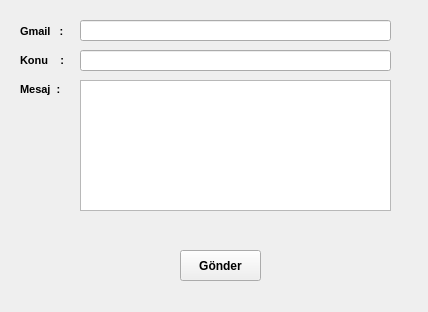
<?xml version="1.0" encoding="UTF-8"?>
<ui version="4.0">
 <class>Form</class>
 <widget class="QWidget" name="Form">
  <property name="geometry">
   <rect>
    <x>0</x>
    <y>0</y>
    <width>428</width>
    <height>312</height>
   </rect>
  </property>
  <property name="windowTitle">
   <string>Form</string>
  </property>
  <widget class="QWidget" name="verticalLayoutWidget">
   <property name="geometry">
    <rect>
     <x>20</x>
     <y>20</y>
     <width>51</width>
     <height>81</height>
    </rect>
   </property>
   <layout class="QVBoxLayout" name="verticalLayout">
    <item>
     <widget class="QLabel" name="label">
      <property name="font">
       <font>
        <pointsize>8</pointsize>
        <weight>75</weight>
        <bold>true</bold>
       </font>
      </property>
      <property name="text">
       <string>Gmail   :</string>
      </property>
     </widget>
    </item>
    <item>
     <widget class="QLabel" name="label_2">
      <property name="font">
       <font>
        <pointsize>8</pointsize>
        <weight>75</weight>
        <bold>true</bold>
       </font>
      </property>
      <property name="text">
       <string>Konu    :</string>
      </property>
     </widget>
    </item>
    <item>
     <widget class="QLabel" name="label_3">
      <property name="font">
       <font>
        <pointsize>8</pointsize>
        <weight>75</weight>
        <bold>true</bold>
       </font>
      </property>
      <property name="text">
       <string>Mesaj  :</string>
      </property>
     </widget>
    </item>
   </layout>
  </widget>
  <widget class="QLineEdit" name="edit_mail">
   <property name="geometry">
    <rect>
     <x>80</x>
     <y>20</y>
     <width>311</width>
     <height>21</height>
    </rect>
   </property>
  </widget>
  <widget class="QLineEdit" name="edit_konu">
   <property name="geometry">
    <rect>
     <x>80</x>
     <y>50</y>
     <width>311</width>
     <height>21</height>
    </rect>
   </property>
  </widget>
  <widget class="QTextEdit" name="edit_mesaj">
   <property name="geometry">
    <rect>
     <x>80</x>
     <y>80</y>
     <width>311</width>
     <height>131</height>
    </rect>
   </property>
  </widget>
  <widget class="QPushButton" name="gonder_btn">
   <property name="geometry">
    <rect>
     <x>180</x>
     <y>250</y>
     <width>81</width>
     <height>31</height>
    </rect>
   </property>
   <property name="font">
    <font>
     <weight>75</weight>
     <bold>true</bold>
    </font>
   </property>
   <property name="text">
    <string>Gönder</string>
   </property>
  </widget>
  <widget class="QLabel" name="label_4">
   <property name="geometry">
    <rect>
     <x>200</x>
     <y>220</y>
     <width>49</width>
     <height>22</height>
    </rect>
   </property>
   <property name="font">
    <font>
     <pointsize>8</pointsize>
     <weight>75</weight>
     <bold>true</bold>
    </font>
   </property>
   <property name="text">
    <string/>
   </property>
  </widget>
 </widget>
 <resources/>
 <connections/>
</ui>
